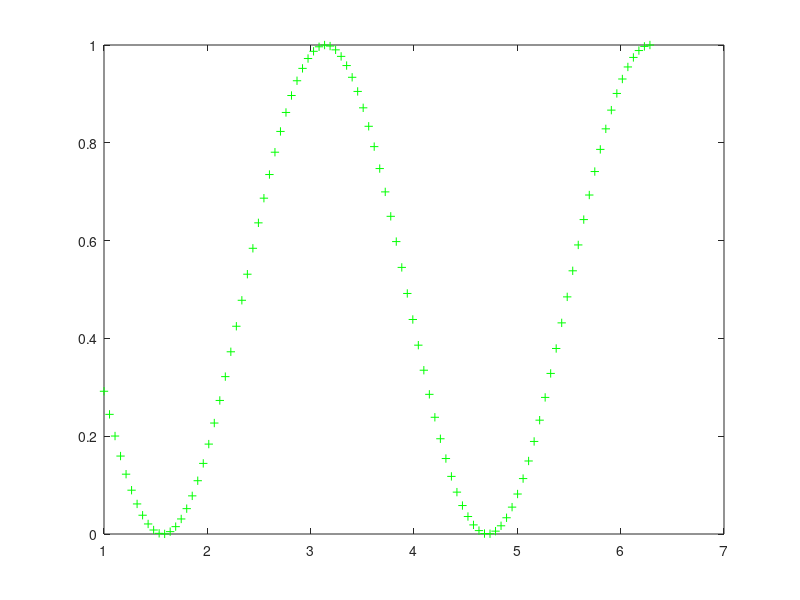

The MATLAB script that drew this image:
clear
clc

%
% Author: Josh Carlile
% Class: Mr. Hogan's ENGR 240
% Date: 2/4/2020
%

%% QUESTION 1
% Create a script that creates variables X and Y. Assign values to these
% variables and plot them using green +.

X = linspace (1, 2*pi);
Y = 1 - sin (X).^2;
plot(X, Y, 'g+');

%% QUESTION 2


%% QUESTION 3



%% QUESTION 4



%% QUESTION 5



%% QUESTION 6



%% FUNCTION DEFINITIONS